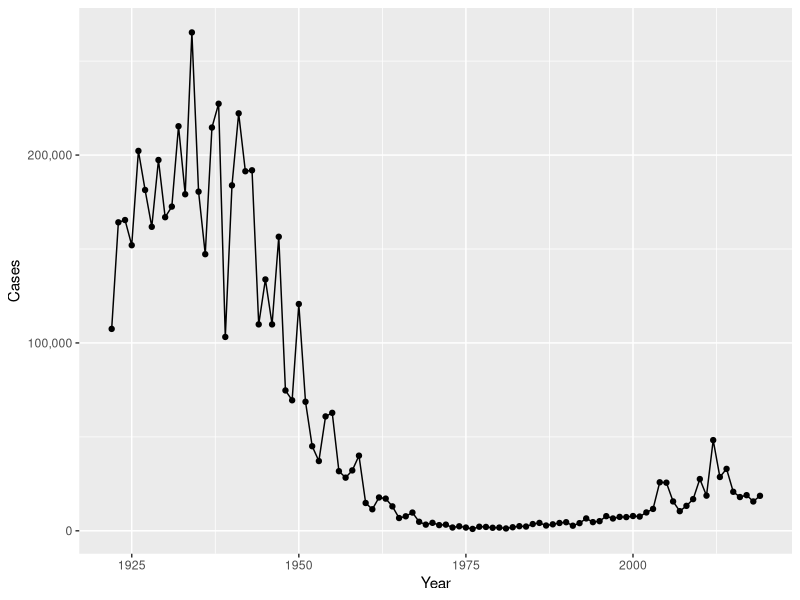
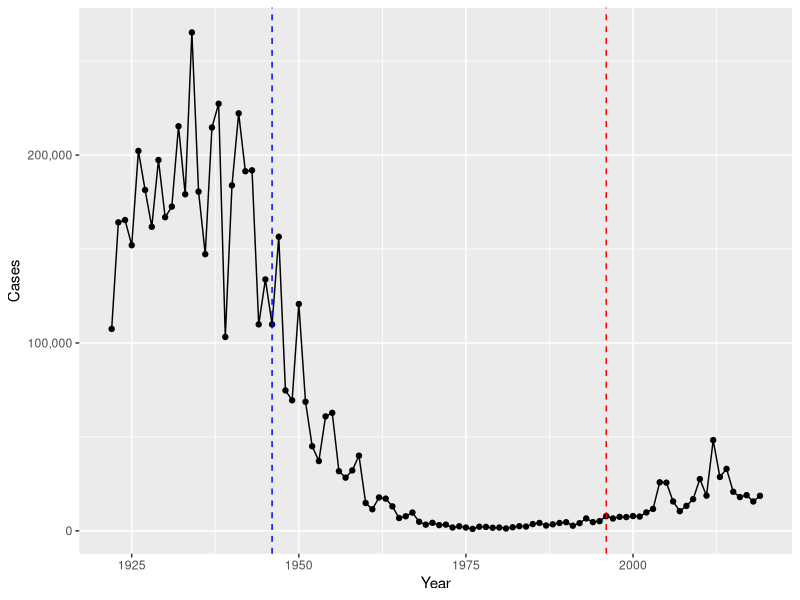

Recreate these plots in R, in order. (Note: this script raises an error after producing the figures.)
## ---- chunk 1
cdc <- data.frame(
                                 Year = c(1922L,1923L,1924L,1925L,
                                          1926L,1927L,1928L,1929L,1930L,1931L,
                                          1932L,1933L,1934L,1935L,1936L,
                                          1937L,1938L,1939L,1940L,1941L,1942L,
                                          1943L,1944L,1945L,1946L,1947L,
                                          1948L,1949L,1950L,1951L,1952L,
                                          1953L,1954L,1955L,1956L,1957L,1958L,
                                          1959L,1960L,1961L,1962L,1963L,
                                          1964L,1965L,1966L,1967L,1968L,1969L,
                                          1970L,1971L,1972L,1973L,1974L,
                                          1975L,1976L,1977L,1978L,1979L,1980L,
                                          1981L,1982L,1983L,1984L,1985L,
                                          1986L,1987L,1988L,1989L,1990L,
                                          1991L,1992L,1993L,1994L,1995L,1996L,
                                          1997L,1998L,1999L,2000L,2001L,
                                          2002L,2003L,2004L,2005L,2006L,2007L,
                                          2008L,2009L,2010L,2011L,2012L,
                                          2013L,2014L,2015L,2016L,2017L,2018L,
                                          2019L),
         Cases = c(107473,164191,165418,152003,
                                          202210,181411,161799,197371,
                                          166914,172559,215343,179135,265269,
                                          180518,147237,214652,227319,103188,
                                          183866,222202,191383,191890,109873,
                                          133792,109860,156517,74715,69479,
                                          120718,68687,45030,37129,60886,
                                          62786,31732,28295,32148,40005,
                                          14809,11468,17749,17135,13005,6799,
                                          7717,9718,4810,3285,4249,3036,
                                          3287,1759,2402,1738,1010,2177,2063,
                                          1623,1730,1248,1895,2463,2276,
                                          3589,4195,2823,3450,4157,4570,
                                          2719,4083,6586,4617,5137,7796,6564,
                                          7405,7298,7867,7580,9771,11647,
                                          25827,25616,15632,10454,13278,
                                          16858,27550,18719,48277,28639,32971,
                                          20762,17972,18975,15609,18617)
       )
## ---- chunk 2
library(ggplot2)
base <- ggplot(cdc) +
  aes(Year,Cases) +
  geom_point() +
  geom_line() +
  scale_y_continuous(labels = scales::label_comma())
base
## ---- chunk 3
base + geom_vline(xintercept=1946, col="blue", linetype=2) + 
  geom_vline(xintercept=1996, col="red", linetype=2)
## ---- chunk 4
library(jsonlite)
subject <- read_json("http://cmi-pb.org/api/subject",simplifyVector = T)
## ---- chunk 5
table(subject$race, subject$biological_sex)
## ---- chunk 6
specimen <- read_json("http://cmi-pb.org/api/specimen",simplifyVector = T)
dim(specimen)
## ---- chunk 7
library(dplyr)
meta <- inner_join(specimen,subject)
dim(subject)
dim(meta)
## ---- chunk 8
titer <- read_json("http://cmi-pb.org/api/ab_titer",simplifyVector = T)
table(titer$isotype)
## ---- chunk 9
abmeta <- inner_join(titer,meta)
head(abmeta)
## ---- chunk 10
table(abmeta$visit)
## ---- chunk 11
ig1 <- filter(abmeta, isotype == "IgG1", visit!=8)
table(ig1$antigen)
## ---- chunk 12
ggplot(ig1) +
  aes(MFI, antigen, col=infancy_vac) +
  geom_boxplot() + 
  facet_wrap(vars(visit), nrow=2)
## ---- chunk 13
ggplot(filter(ig1, antigen=="FIM2/3")) +
aes(MFI, col=infancy_vac) +
geom_boxplot() +
facet_wrap(vars(visit)) +
theme_bw()
## ---- chunk 14
url <- "https://www.cmi-pb.org/api/v2/rnaseq?versioned_ensembl_gene_id=eq.ENSG00000211896.7"

rna <- read_json(url, simplifyVector = TRUE) 
## ---- chunk 15
ssrna <- inner_join(rna,meta)
## ---- chunk 16
ggplot(ssrna) +
  aes(visit, tpm, group=subject_id) +
  geom_point() +
  geom_line(alpha=0.2)
